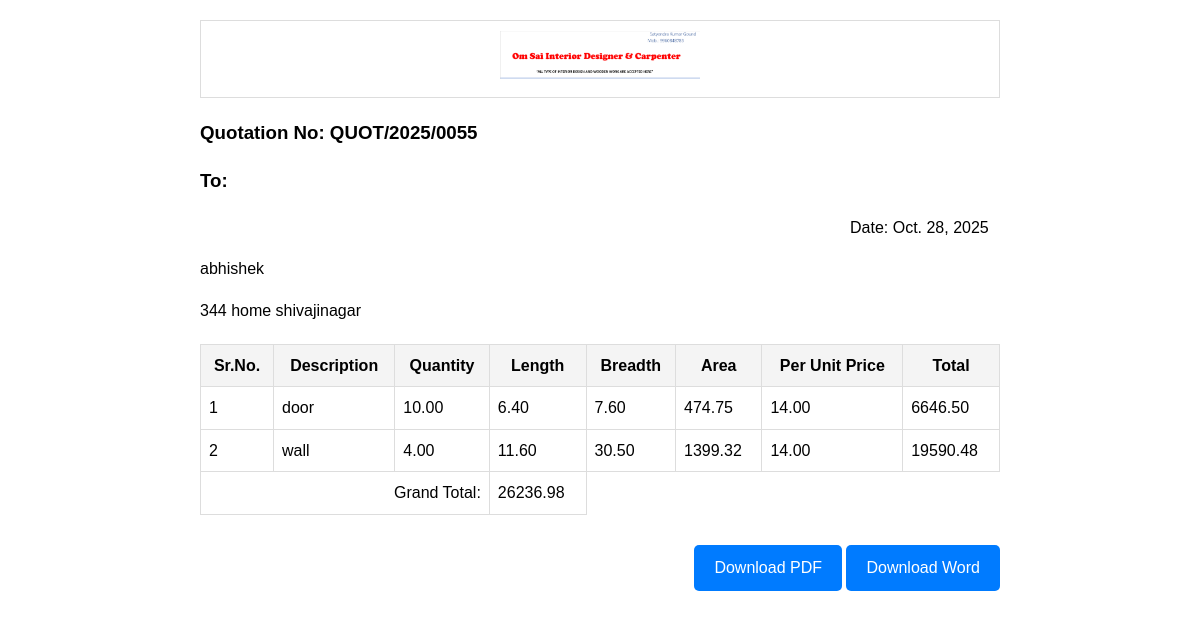
The page /invoice/56/ on the database its author committed.
### invoice_app/models.py (models this page shows, shortened)
class Invoice(models.Model):
    DOCUMENT_TYPE_CHOICES = [
        ('quotation', 'Quotation'),
        ('invoice', 'Invoice'),
    ]
    document_type = models.CharField(max_length=20, choices=DOCUMENT_TYPE_CHOICES, default='quotation')
    letterhead = models.ForeignKey(LetterHead, on_delete=models.CASCADE)
    customer_name = models.CharField(max_length=200)
    address = models.TextField()
    date = models.DateField(default=timezone.now)
    created_at = models.DateTimeField(auto_now_add=True)
    quotation_number = models.CharField(max_length=50, blank=True)
    note = models.TextField(blank=True)

class LetterHead(models.Model):
    name = models.CharField(max_length=100)
    image = models.ImageField(upload_to='letterheads/')

class InvoiceItem(models.Model):
    invoice = models.ForeignKey(Invoice, related_name='items', on_delete=models.CASCADE)
    srno = models.IntegerField()
    description = models.TextField()
    quantity = models.DecimalField(max_digits=10, decimal_places=2,default=1)
    length = models.DecimalField(max_digits=10, decimal_places=2, default=0)
    breadth = models.DecimalField(max_digits=10, decimal_places=2, default=0)
    unit_price = models.DecimalField(max_digits=10, decimal_places=2)
    area = models.DecimalField(max_digits=12, decimal_places=2, null=True, blank=True)
    total_amount = models.DecimalField(max_digits=12, decimal_places=2, null=True, blank=True)
    @property
    def total(self):
        if self.total_amount is not None:
            return self.total_amount
        return self.quantity * self.length * self.breadth * self.unit_price

### invoice_app/views.py (the view)
# urls.py: path('invoice/<int:pk>/', views.invoice_detail, name='invoice_detail'),
def invoice_detail(request, pk):
    invoice = get_object_or_404(Invoice, pk=pk)
    return render(request, 'invoice_app/invoice_detail.html', {
        'invoice': invoice
    })

### invoice_app/templatetags/invoice_filters.py (called while the page is built)
@register.filter
def sum_total(items):
    return sum(item.total for item in items)

### invoice_app/templates/invoice_app/invoice_detail.html
{% extends 'invoice_app/base.html' %}
{% load invoice_filters %}
{% block content %}
<div class="invoice-detail">
    <div class="letterhead">
        <img src="{{ invoice.letterhead.image.url }}" alt="{{ invoice.letterhead.name }}" style="max-width: 200px;">
    </div>
    <div class="customer-info">
    <h3>{% if invoice.document_type == 'invoice' %}Invoice No:{% else %}Quotation No:{% endif %} {{ invoice.quotation_number }}</h3>
        <h3>To:</h3>
        <p style="margin-left: 650px;">Date: {{ invoice.date }}</p>
        <p>{{ invoice.customer_name }}</p>
        <p>{{ invoice.address }}</p>
    </div>
    <table class="items-table">
        <thead>
            <tr>
                <th>Sr.No.</th>
                <th>Description</th>
                <th>Quantity</th>
                <th>Length</th>
                <th>Breadth</th>
                <th>Area</th>
                <th>Per Unit Price</th>
                <th>Total</th>
            </tr>
        </thead>
        <tbody>
            {% for item in invoice.items.all %}
            <tr>
                <td>{{ item.srno }}</td>
                <td>{{ item.description }}</td>
                <td>{{ item.quantity }}</td>
                <td>{{ item.length }}</td>
                <td>{{ item.breadth }}</td>
                <td>{{ item.area }}</td>
                <td>{{ item.unit_price }}</td>
                <td>{{ item.total }}</td>
            </tr>
            {% endfor %}
        </tbody>
        <tfoot>
            <tr>
                <td colspan="3" style="text-align: right;">Grand Total:</td>
                <td>{{ invoice.items.all|sum_total }}</td>
            </tr>
        </tfoot>
    </table>
    <div class="actions">
        <a href="{% url 'generate_pdf' invoice.pk %}" class="button">Download PDF</a>
        <a href="{% url 'generate_word' invoice.pk %}" class="button">Download Word</a>
    </div>
</div>
{% endblock %}

### invoice_app/templates/invoice_app/base.html (shortened to what this page needs)
{% load pwa %}
<!DOCTYPE html>
<html>
<head>
</head>
<body>
    <div class="container">
        {% block content %}
        {% endblock %}
    </div>
</body>
</html>

### invoice_app/templates/invoice_app/base.html (style rules this page uses)
body { font-family: Arial, sans-serif; line-height: 1.6; margin: 0; padding: 20px; }
.container { max-width: 1200px; margin: 0 auto; }
.button { display: inline-block; padding: 10px 20px; background-color: #007bff; color: white; text-decoration: none; border-radius: 5px; margin: 10px 0; }
.letterhead { border: 1px solid #ddd; padding: 10px; text-align: center; }
.items-table { width: 100%; border-collapse: collapse; margin: 20px 0; }
.items-table th, .items-table td { border: 1px solid #ddd; padding: 8px; }
.items-table th { background-color: #f4f4f4; }
.invoice-detail { max-width: 800px; margin: 0 auto; }
.customer-info { margin: 20px 0; }
.actions { margin-top: 20px; text-align: right; }

### rows shown on the page
Invoice: letterhead.image (picture), quotation_number "QUOT/2025/0055", date "Oct. 28, 2025", customer_name "abhishek", address "344 home shivajinagar", items.all|sum_total "26236.98"
InvoiceItem: srno "1", description "door", quantity "10.00", length "6.40", breadth "7.60", area "474.75", unit_price "14.00", total "6646.50"
InvoiceItem: srno "2", description "wall", quantity "4.00", length "11.60", breadth "30.50", area "1399.32", unit_price "14.00", total "19590.48"
